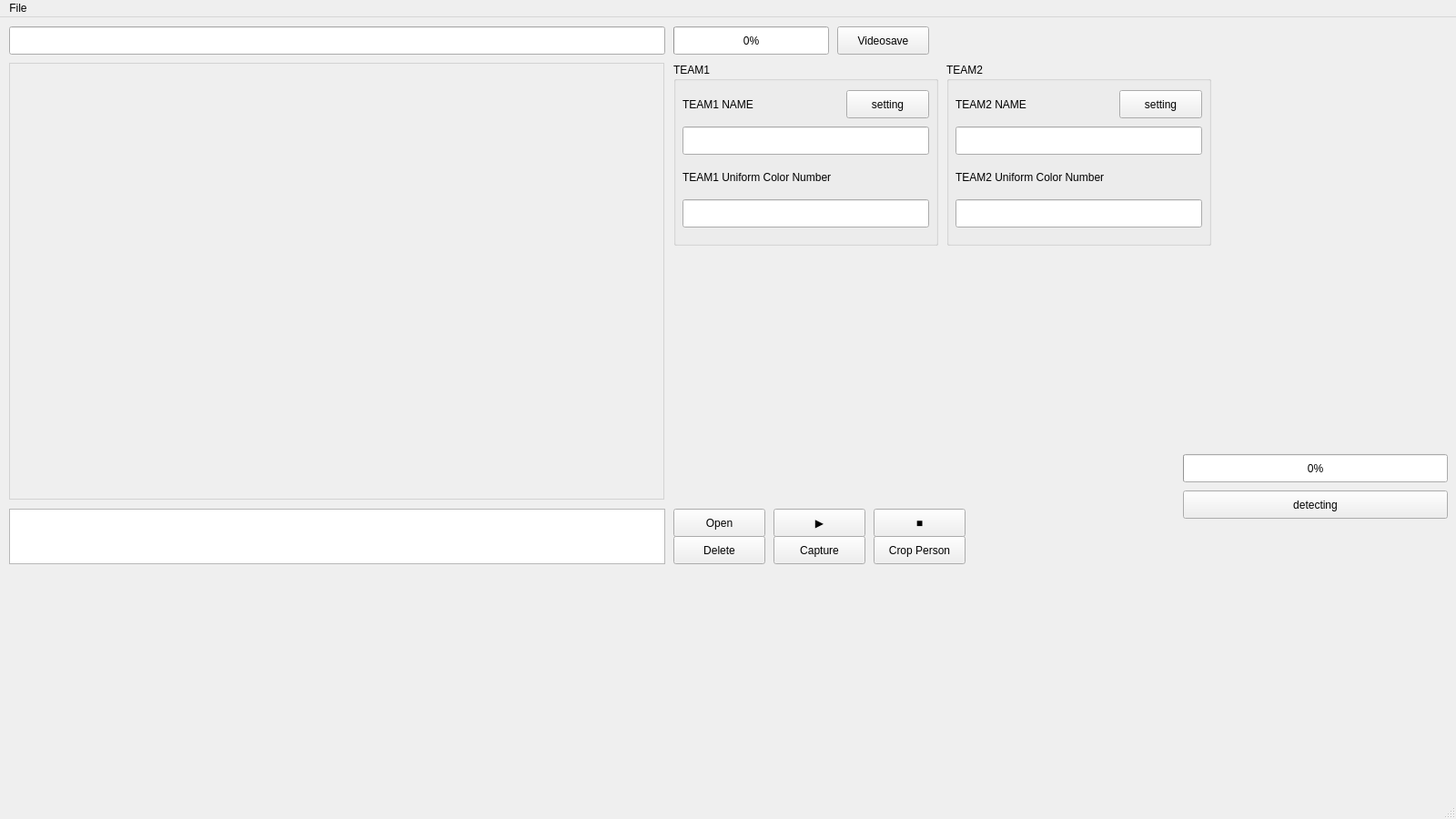
<?xml version="1.0" encoding="UTF-8"?>
<ui version="4.0">
 <class>MainWindow</class>
 <widget class="QMainWindow" name="MainWindow">
  <property name="geometry">
   <rect>
    <x>0</x>
    <y>0</y>
    <width>1600</width>
    <height>900</height>
   </rect>
  </property>
  <property name="windowTitle">
   <string>MainWindow</string>
  </property>
  <widget class="QWidget" name="centralwidget">
   <widget class="QLabel" name="videoLb">
    <property name="geometry">
     <rect>
      <x>10</x>
      <y>50</y>
      <width>720</width>
      <height>480</height>
     </rect>
    </property>
    <property name="styleSheet">
     <string notr="true">border: 1px solid lightgray</string>
    </property>
    <property name="text">
     <string/>
    </property>
   </widget>
   <widget class="QLineEdit" name="downurl">
    <property name="geometry">
     <rect>
      <x>10</x>
      <y>10</y>
      <width>721</width>
      <height>31</height>
     </rect>
    </property>
   </widget>
   <widget class="QPushButton" name="saveBtn">
    <property name="geometry">
     <rect>
      <x>920</x>
      <y>10</y>
      <width>101</width>
      <height>31</height>
     </rect>
    </property>
    <property name="text">
     <string>Videosave</string>
    </property>
   </widget>
   <widget class="QPushButton" name="openBtn">
    <property name="geometry">
     <rect>
      <x>740</x>
      <y>540</y>
      <width>101</width>
      <height>31</height>
     </rect>
    </property>
    <property name="text">
     <string>Open</string>
    </property>
   </widget>
   <widget class="QPushButton" name="startBtn">
    <property name="geometry">
     <rect>
      <x>850</x>
      <y>540</y>
      <width>101</width>
      <height>31</height>
     </rect>
    </property>
    <property name="text">
     <string>▶</string>
    </property>
   </widget>
   <widget class="QPushButton" name="stopBtn">
    <property name="geometry">
     <rect>
      <x>960</x>
      <y>540</y>
      <width>101</width>
      <height>31</height>
     </rect>
    </property>
    <property name="text">
     <string>■</string>
    </property>
   </widget>
   <widget class="QListWidget" name="lbox">
    <property name="geometry">
     <rect>
      <x>10</x>
      <y>540</y>
      <width>721</width>
      <height>61</height>
     </rect>
    </property>
   </widget>
   <widget class="QPushButton" name="deleteBtn">
    <property name="geometry">
     <rect>
      <x>740</x>
      <y>570</y>
      <width>101</width>
      <height>31</height>
     </rect>
    </property>
    <property name="text">
     <string>Delete</string>
    </property>
   </widget>
   <widget class="QProgressBar" name="downloadbar">
    <property name="geometry">
     <rect>
      <x>740</x>
      <y>10</y>
      <width>171</width>
      <height>31</height>
     </rect>
    </property>
    <property name="value">
     <number>0</number>
    </property>
   </widget>
   <widget class="QPushButton" name="detectBtn">
    <property name="geometry">
     <rect>
      <x>1300</x>
      <y>520</y>
      <width>291</width>
      <height>31</height>
     </rect>
    </property>
    <property name="text">
     <string>detecting</string>
    </property>
   </widget>
   <widget class="QGroupBox" name="team1">
    <property name="geometry">
     <rect>
      <x>740</x>
      <y>50</y>
      <width>291</width>
      <height>201</height>
     </rect>
    </property>
    <property name="styleSheet">
     <string notr="true"/>
    </property>
    <property name="title">
     <string>TEAM1</string>
    </property>
    <widget class="QLabel" name="t1nameLB">
     <property name="geometry">
      <rect>
       <x>10</x>
       <y>30</y>
       <width>161</width>
       <height>31</height>
      </rect>
     </property>
     <property name="styleSheet">
      <string notr="true"/>
     </property>
     <property name="text">
      <string>TEAM1 NAME</string>
     </property>
    </widget>
    <widget class="QLineEdit" name="t1nameLE">
     <property name="geometry">
      <rect>
       <x>10</x>
       <y>70</y>
       <width>271</width>
       <height>31</height>
      </rect>
     </property>
     <property name="text">
      <string/>
     </property>
     <property name="readOnly">
      <bool>true</bool>
     </property>
    </widget>
    <widget class="QLabel" name="t1colorLB">
     <property name="geometry">
      <rect>
       <x>10</x>
       <y>110</y>
       <width>271</width>
       <height>31</height>
      </rect>
     </property>
     <property name="styleSheet">
      <string notr="true"/>
     </property>
     <property name="text">
      <string>TEAM1 Uniform Color Number</string>
     </property>
    </widget>
    <widget class="QPushButton" name="t1settingBtn">
     <property name="geometry">
      <rect>
       <x>190</x>
       <y>30</y>
       <width>91</width>
       <height>31</height>
      </rect>
     </property>
     <property name="text">
      <string>setting</string>
     </property>
    </widget>
    <widget class="QLineEdit" name="t1colorLE">
     <property name="geometry">
      <rect>
       <x>10</x>
       <y>150</y>
       <width>271</width>
       <height>31</height>
      </rect>
     </property>
     <property name="text">
      <string/>
     </property>
     <property name="readOnly">
      <bool>true</bool>
     </property>
    </widget>
   </widget>
   <widget class="QProgressBar" name="detectbar">
    <property name="geometry">
     <rect>
      <x>1300</x>
      <y>480</y>
      <width>291</width>
      <height>31</height>
     </rect>
    </property>
    <property name="value">
     <number>0</number>
    </property>
   </widget>
   <widget class="QPushButton" name="croppersonBtn">
    <property name="geometry">
     <rect>
      <x>960</x>
      <y>570</y>
      <width>101</width>
      <height>31</height>
     </rect>
    </property>
    <property name="text">
     <string>Crop Person</string>
    </property>
   </widget>
   <widget class="QPushButton" name="captureBtn">
    <property name="geometry">
     <rect>
      <x>850</x>
      <y>570</y>
      <width>101</width>
      <height>31</height>
     </rect>
    </property>
    <property name="text">
     <string>Capture</string>
    </property>
   </widget>
   <widget class="QGroupBox" name="team2">
    <property name="geometry">
     <rect>
      <x>1040</x>
      <y>50</y>
      <width>291</width>
      <height>201</height>
     </rect>
    </property>
    <property name="styleSheet">
     <string notr="true"/>
    </property>
    <property name="title">
     <string>TEAM2</string>
    </property>
    <widget class="QLabel" name="t2nameLB">
     <property name="geometry">
      <rect>
       <x>10</x>
       <y>30</y>
       <width>161</width>
       <height>31</height>
      </rect>
     </property>
     <property name="styleSheet">
      <string notr="true"/>
     </property>
     <property name="text">
      <string>TEAM2 NAME</string>
     </property>
    </widget>
    <widget class="QLineEdit" name="t2nameLE">
     <property name="geometry">
      <rect>
       <x>10</x>
       <y>70</y>
       <width>271</width>
       <height>31</height>
      </rect>
     </property>
     <property name="text">
      <string/>
     </property>
     <property name="readOnly">
      <bool>true</bool>
     </property>
    </widget>
    <widget class="QLabel" name="t2colorLB">
     <property name="geometry">
      <rect>
       <x>10</x>
       <y>110</y>
       <width>271</width>
       <height>31</height>
      </rect>
     </property>
     <property name="styleSheet">
      <string notr="true"/>
     </property>
     <property name="text">
      <string>TEAM2 Uniform Color Number</string>
     </property>
    </widget>
    <widget class="QPushButton" name="t2settingBtn">
     <property name="geometry">
      <rect>
       <x>190</x>
       <y>30</y>
       <width>91</width>
       <height>31</height>
      </rect>
     </property>
     <property name="text">
      <string>setting</string>
     </property>
    </widget>
    <widget class="QLineEdit" name="t2colorLE">
     <property name="geometry">
      <rect>
       <x>10</x>
       <y>150</y>
       <width>271</width>
       <height>31</height>
      </rect>
     </property>
     <property name="text">
      <string/>
     </property>
     <property name="readOnly">
      <bool>true</bool>
     </property>
    </widget>
   </widget>
  </widget>
  <widget class="QMenuBar" name="menubar">
   <property name="geometry">
    <rect>
     <x>0</x>
     <y>0</y>
     <width>1600</width>
     <height>21</height>
    </rect>
   </property>
   <widget class="QMenu" name="menuFile">
    <property name="title">
     <string>File</string>
    </property>
    <addaction name="actionOpen"/>
   </widget>
   <addaction name="menuFile"/>
  </widget>
  <widget class="QStatusBar" name="statusbar"/>
  <action name="actionOpen">
   <property name="text">
    <string>Open</string>
   </property>
  </action>
 </widget>
 <resources/>
 <connections/>
</ui>
